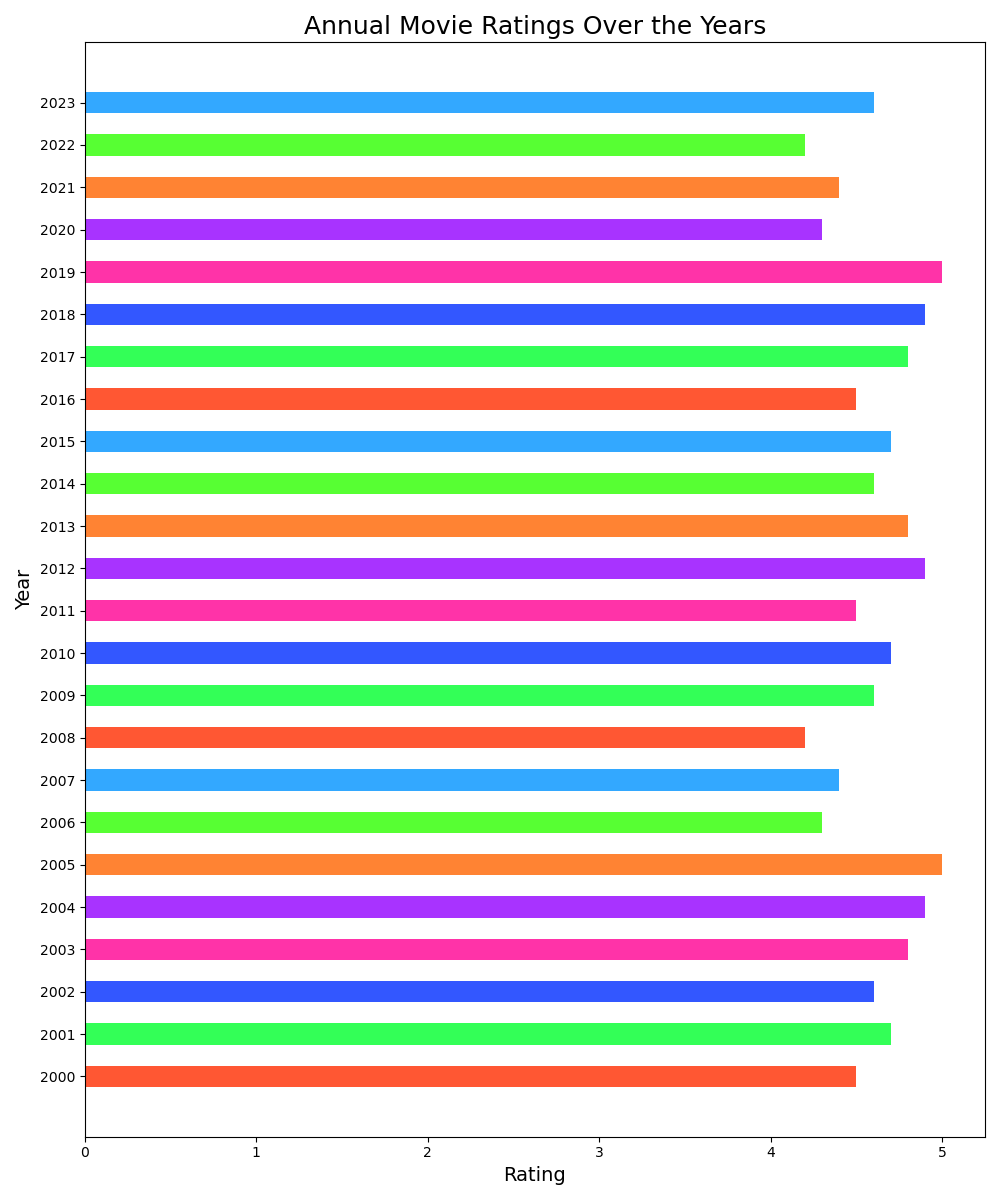

Reproduce this figure in Python.

import matplotlib.pyplot as plt

# Data to plot
years = ['2000', '2001', '2002', '2003', '2004', '2005',
         '2006', '2007', '2008', '2009', '2010', '2011',
         '2012', '2013', '2014', '2015', '2016', '2017',
         '2018', '2019', '2020', '2021', '2022', '2023']
ratings = [4.5, 4.7, 4.6, 4.8, 4.9, 5.0, 4.3, 4.4, 4.2, 4.6, 
           4.7, 4.5, 4.9, 4.8, 4.6, 4.7, 4.5, 4.8, 4.9, 5.0, 
           4.3, 4.4, 4.2, 4.6]

# Plot a horizontal bar chart
plt.figure(figsize=(10, 12))  # Width and height of the chart
plt.barh(y=years, width=ratings, color=[
    '#FF5733', '#33FF57', '#3357FF', '#FF33A8', 
    '#A833FF', '#FF8333', '#57FF33', '#33A8FF', 
    '#FF5733', '#33FF57', '#3357FF', '#FF33A8', 
    '#A833FF', '#FF8333', '#57FF33', '#33A8FF', 
    '#FF5733', '#33FF57', '#3357FF', '#FF33A8', 
    '#A833FF', '#FF8333', '#57FF33', '#33A8FF'], 
    height=0.5)  # Band height of the bars

# Set the title and labels
plt.title('Annual Movie Ratings Over the Years', fontsize=18)
plt.xlabel('Rating', fontsize=14)
plt.ylabel('Year', fontsize=14)

# Display the chart
plt.tight_layout()  # Adjust the padding between and around subplots.
plt.show()
